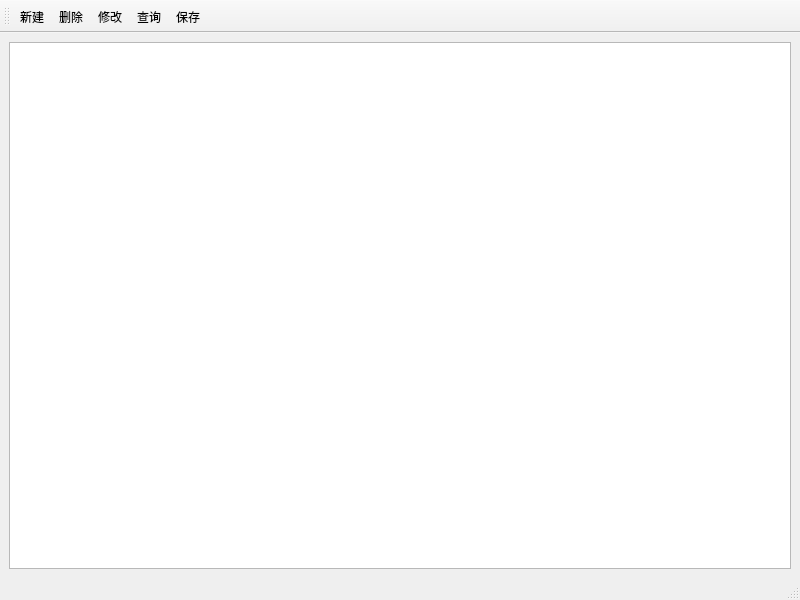
<?xml version="1.0" encoding="UTF-8"?>
<ui version="4.0">
 <class>MainWindow</class>
 <widget class="QMainWindow" name="MainWindow">
  <property name="geometry">
   <rect>
    <x>0</x>
    <y>0</y>
    <width>800</width>
    <height>600</height>
   </rect>
  </property>
  <property name="windowTitle">
   <string>MainWindow</string>
  </property>
  <widget class="QWidget" name="centralwidget">
   <layout class="QGridLayout" name="gridLayout">
    <item row="0" column="0">
     <widget class="QTableWidget" name="tableBugRecord"/>
    </item>
   </layout>
  </widget>
  <widget class="QStatusBar" name="statusbar"/>
  <widget class="QToolBar" name="toolBar">
   <property name="windowTitle">
    <string>toolBar</string>
   </property>
   <property name="orientation">
    <enum>Qt::Horizontal</enum>
   </property>
   <property name="toolButtonStyle">
    <enum>Qt::ToolButtonTextUnderIcon</enum>
   </property>
   <attribute name="toolBarArea">
    <enum>TopToolBarArea</enum>
   </attribute>
   <attribute name="toolBarBreak">
    <bool>false</bool>
   </attribute>
   <addaction name="actNewBug"/>
   <addaction name="actDelBug"/>
   <addaction name="actModBug"/>
   <addaction name="actCheck"/>
   <addaction name="actSave"/>
  </widget>
  <action name="actNewBug">
   <property name="icon">
    <iconset resource="image.qrc">
     <normaloff>:/toolBar/ToolbarIco/Knob Add.ico</normaloff>:/toolBar/ToolbarIco/Knob Add.ico</iconset>
   </property>
   <property name="text">
    <string>新建</string>
   </property>
  </action>
  <action name="actDelBug">
   <property name="icon">
    <iconset resource="image.qrc">
     <normaloff>:/toolBar/ToolbarIco/Knob Cancel.ico</normaloff>:/toolBar/ToolbarIco/Knob Cancel.ico</iconset>
   </property>
   <property name="text">
    <string>删除</string>
   </property>
  </action>
  <action name="actModBug">
   <property name="icon">
    <iconset resource="image.qrc">
     <normaloff>:/toolBar/ToolbarIco/Knob Loop Off.ico</normaloff>:/toolBar/ToolbarIco/Knob Loop Off.ico</iconset>
   </property>
   <property name="text">
    <string>修改</string>
   </property>
  </action>
  <action name="actCheck">
   <property name="icon">
    <iconset resource="image.qrc">
     <normaloff>:/toolBar/ToolbarIco/Knob Search.ico</normaloff>:/toolBar/ToolbarIco/Knob Search.ico</iconset>
   </property>
   <property name="text">
    <string>查询</string>
   </property>
  </action>
  <action name="actSave">
   <property name="icon">
    <iconset resource="image.qrc">
     <normaloff>:/toolBar/ToolbarIco/Save.ico</normaloff>:/toolBar/ToolbarIco/Save.ico</iconset>
   </property>
   <property name="text">
    <string>保存</string>
   </property>
   <property name="shortcut">
    <string>Ctrl+S</string>
   </property>
  </action>
 </widget>
 <resources>
  <include location="image.qrc"/>
 </resources>
 <connections/>
</ui>
